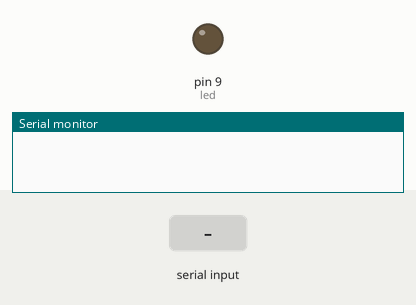
Simulated run of this sketch. Board: Arduino Uno, built with avr-gcc and run on an emulated ATmega328P. Parts: output pins drawn as LEDs (lit = HIGH), the last lines printed to the serial monitor. The inputs (shaded band) are chosen by the test bench.

Above: at 1.2 s.
1.3 s: "90,45\n" received over Serial
At 3.6 s:
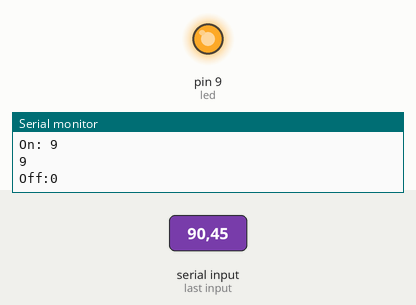
7.3 s: "200\n" received over Serial
At 9.4 s:
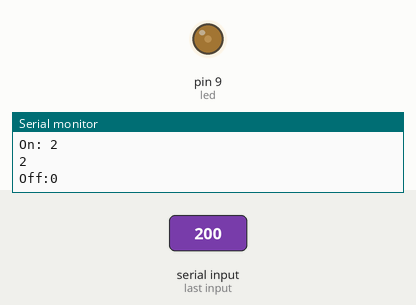
10.3 s: "5\n" received over Serial
At 13.2 s:
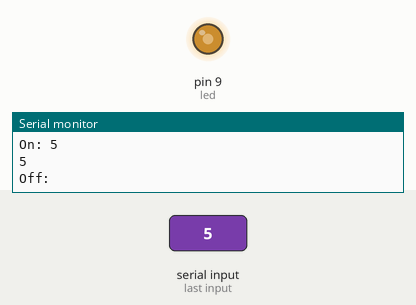
13.3 s: "90\n" received over Serial
Timing chart, 0 to 17.3 s (numbered marks = the images above; inputs shaded):
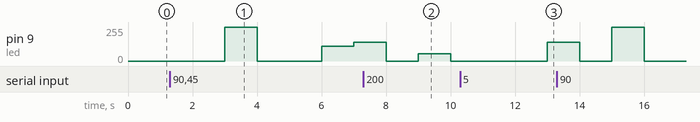

Measured:
- after the input at 1.3 s, pin 9 (led): 0/255 → 252/255 after 1.7 s, → 0/255 1.0 s later, → 112/255 2.0 s later, → 140/255 1.0 s later
- after the input at 10.3 s, pin 9 (led): 0/255 → 140/255 after 2.7 s

The sketch:

04.Input_Fade_Light.ino
```cpp
int led = 9;           // the PWM pin the LED is attached to
int brightness = 0;    // how bright the LED is

void setup() {
  Serial.begin(9600);
  // declare pin 9 to be an output:
  pinMode(led, OUTPUT);
}

char rx_byte = 0;
int x = 0;

void loop() {
  // set the brightness of pin 9:
  analogWrite(led, brightness);

  if (Serial.available() > 0) {    // is a character available?
    rx_byte = Serial.read();       // get the character
    x = rx_byte - 48; //Convert char to Number

    // check if a number was received
    if ((rx_byte >= '1') && (rx_byte <= '9')) {
      Serial.print("On: ");
      Serial.println(rx_byte);
      brightness = 28*x;
      Serial.println(x);
    }
    else {
      Serial.print("Off:");
      Serial.println(rx_byte);
      brightness = 0;
    }
  } // end: if (Serial.available() > 0)
  delay(1000);
  //analogWrite(led, 0);
  //delay(1000);
}
```
